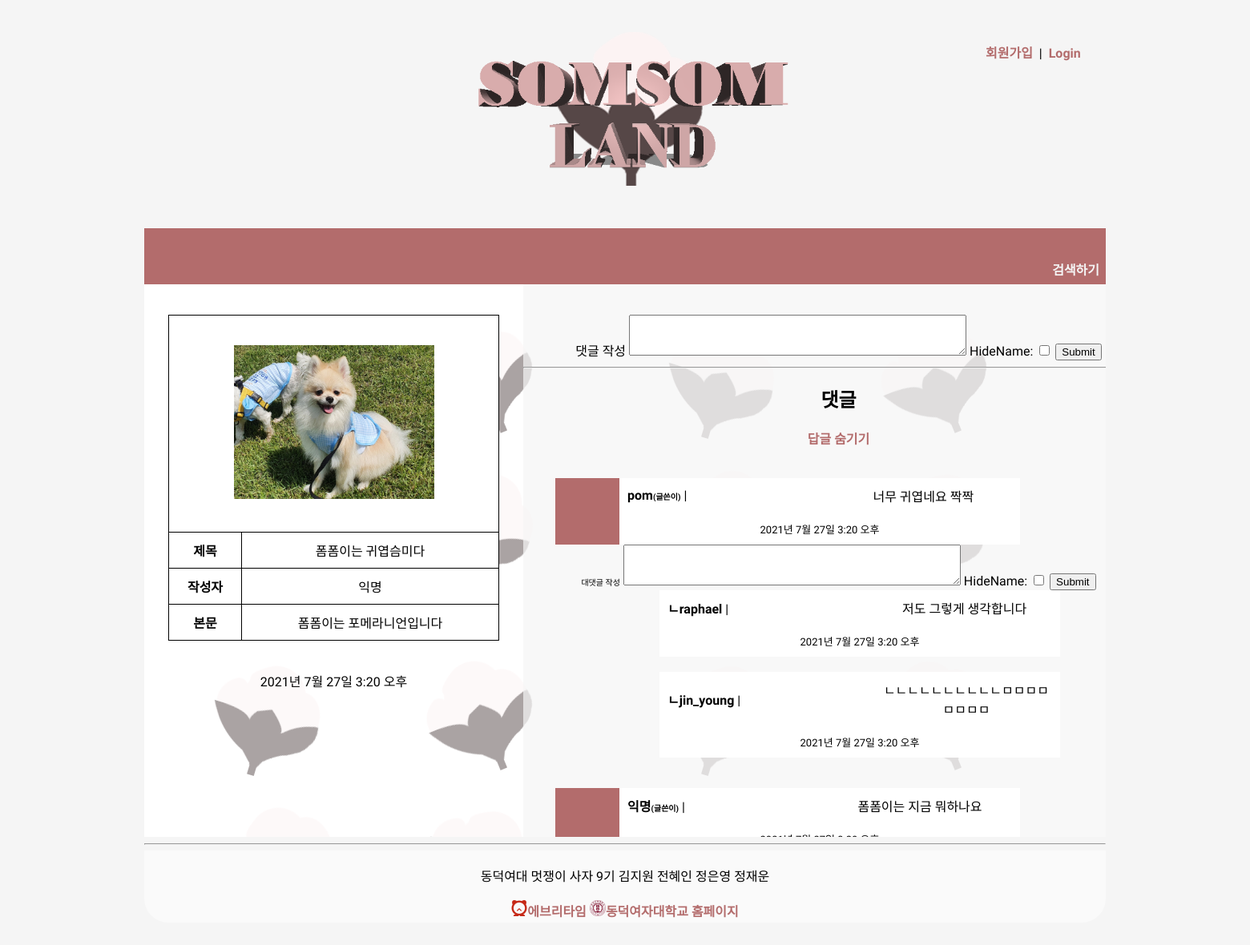
The page /crudSample/detailPage/4 on the database its author committed.
### crudSample/models.py (models this page shows, shortened)
class Post(models.Model):
    title = models.CharField(max_length=200)
    writer = models.CharField(max_length=50)
    hideName = models.BooleanField()
    pub_date=models.DateTimeField()
    body=models.TextField()
    image = models.ImageField(upload_to="mediaForm/",blank=True,null=True)

class Comment(models.Model):
    postId = models.ForeignKey("Post",on_delete=models.CASCADE,db_column="postId")
    comment_id = models.ForeignKey("self",on_delete=models.CASCADE,blank=True,null=True)
    hideName = models.BooleanField()
    writer = models.CharField(max_length=50)
    body = models.TextField('댓글')
    pub_date=models.DateTimeField()

### crudSample/views.py (the view)
# urls.py: path('detailPage/<str:postId>',detail,name="detailPage"),
def detail(request,postId):
    post = get_object_or_404(Post,pk=postId)
    comments = Comment.objects.filter(postId=postId,comment_id__isnull=True)
    re_comments=[]
    for comment in comments:
        re_comments += list(Comment.objects.filter(comment_id=comment.id))
    commentForm = CommentForm()
    return  render(request,'detail.html',{'postContents':post,'comments':comments,'re_comments':re_comments,'commentForms':commentForm})

### crudSample/forms.py
class CommentForm(forms.ModelForm):
    body = forms.CharField(label='', max_length=1000,
        widget=forms.Textarea(attrs={'rows':'3', 'cols': '50'}))
    class Meta:
        model = Comment
        fields =['body','hideName']

### crudSample/templates/detail.html (shortened to what this page needs)
{%extends 'base.html'%}
{%block content %}
    {% load static %}
        <div id="contents">
            <div class="postlist">
                <div class="left">
                    <table class="detailTable">
                        <br><br>
                        <tr><td colspan="2" width="250px" height="250px">
                            {% if postContents.image %}
                            <embed src= {{postContents.image.url}} alt='image' width="250px">
                            {% else %}
                            <img src= "{%static '솜솜.jpg'%}" alt='image' width="250px">
                            {% endif %}
                        </td></tr>
                        <tr><th>제목</th><td> {{postContents.title}}</td></tr>
                        <tr><th>작성자</th> <td>
                            {% if postContents.hideName == False %}
                              {{postContents.writer}}
                            {% else %}
                                익명
                            {% endif %}
                            </td></tr>
                        <tr><th>본문</th><td  width = "300px" >{{postContents.body}}</td></tr>
                    </table>
                    <br><br>
                    {{postContents.pub_date}}<br><br>
                    <br> <br>
                </div>
                <div id="comment"><br><br>
                    <form method="POST" action="{%url 'create_comment' postContents.id  %}" enctype="multipart/form-data">
                    댓글 작성  {{commentForms}}
                        <input type="submit">
                    </form>
                    <hr><h2>댓글</h2>
                    <b id="addReComment" onmouseover="OnMouseIn(this)" onmouseout="OnMouseOut (this)">답글 숨기기</b><br><br>
                {% for comment in comments %}
                    <br>
                    <table id="cc">
                        <tr>
                            <td class="writer"><b>
                            {% if comment.hideName == True and postContents.writer == comment.writer%}
                                익명<who>(글쓴이)</who>
                            {% elif comment.hideName == False and postContents.writer == comment.writer %}
                            {{comment.writer}}<who>(글쓴이)</who>
                            {% elif comment.hideName == False %}
                            {{comment.writer}}
                            {% else %}
                                익명
                            {% endif %}
                            </b>| </td><td> {{comment.body}}</td>
                        </tr>
                        <tr>
                            <td colspan="2"> <date> {{comment.pub_date}}</date>
                                </td>
                        </tr>
                    </table>
                <div class="re_comment">
                    <form method="POST" action="{%url 'create_re_comment'  postContents.id comment.id %}" enctype="multipart/form-data">
                        <who>대댓글 작성</who> {{commentForms}}
                        <input type="submit">
                    </form>
                            {% for re_comment in re_comments %}
                                {% if comment == re_comment.comment_id %}
                                <table id="recomment">
                                    <tr>
                                        <td class="writer"><b>
                                            {% if re_comment.hideName ==  True and postContents.writer == re_comment.writer%}
                                                ㄴ익명<who>(글쓴이)</who>
                                            {% elif re_comment.hideName == False and postContents.writer == re_comment.writer %}
                                                ㄴ{{re_comment.writer}}<who>(글쓴이)</who>
                                            {% elif re_comment.hideName == False %}
                                            ㄴ{{re_comment.writer}}
                                            {% else %}
                                                ㄴ익명
                                            {% endif %}
                                            </b>| </td><td>{{re_comment.body}} </td>
                                        </tr>
                                        <tr>
                                            <td colspan="2"> <date> {{comment.pub_date}}</date> </td>
                                        </tr>
                                    </table>
                                    <br>
                                    {% endif %}
                                {% endfor %}</div>
                        {% endfor %}
                                <br> <br>
                </div>
            </div>
        </div>
{%endblock%}

### crudSample/templates/detail.html (style rules this page uses)
#contents { overflow-y:scroll; overflow-x:hidden; }
.postlist { background-color: rgb(255, 255,255,0.5); height: auto; border-bottom-right-radius: 35px; border-bottom-left-radius: 35px; }
.left { float: left; position: relative; left: 30px; }
.detailTable,tr,td,th { text-align: center; margin: auto; border: 1px black solid; border-collapse: collapse; padding: 10px; background-color: white; }
th { width:70px; }
#comment { position: relative; left: 60px; overflow-x:hidden; height: auto; background-color: rgb(245,245,245,0.7); }
#comment table, #comment tr, #comment td, #comment th { position: relative; left: 40px; border-collapse: collapse; border: 0px solid rgb(85, 25, 25); width: 500px; }
date, #comment .toNext { font-size: small; }
.writer { width:20px; text-align: left; }
#recomment { margin-left: 50px; }
who { font-size: x-small; }
#addReComment { color: rgb(179, 108, 108); }
#cc { background-color: rgb(179, 108, 108); }

### rows shown on the page
Post: title "폼폼이는 귀엽슴미다", body "폼폼이는 포메라니언입니다", pub_date "2021년 7월 27일 3:20 오후"
Comment: writer "pom", body "너무 귀엽네요 짝짝", pub_date "2021년 7월 27일 3:20 오후"
Comment: writer "raphael", body "저도 그렇게 생각합니다"
Comment: writer "jin_young", body "ㄴㄴㄴㄴㄴㄴㄴㄴㄴㄴㅁㅁㅁㅁㅁㅁㅁㅁ"
Comment: hideName "익명", body "폼폼이는 지금 뭐하나요"
